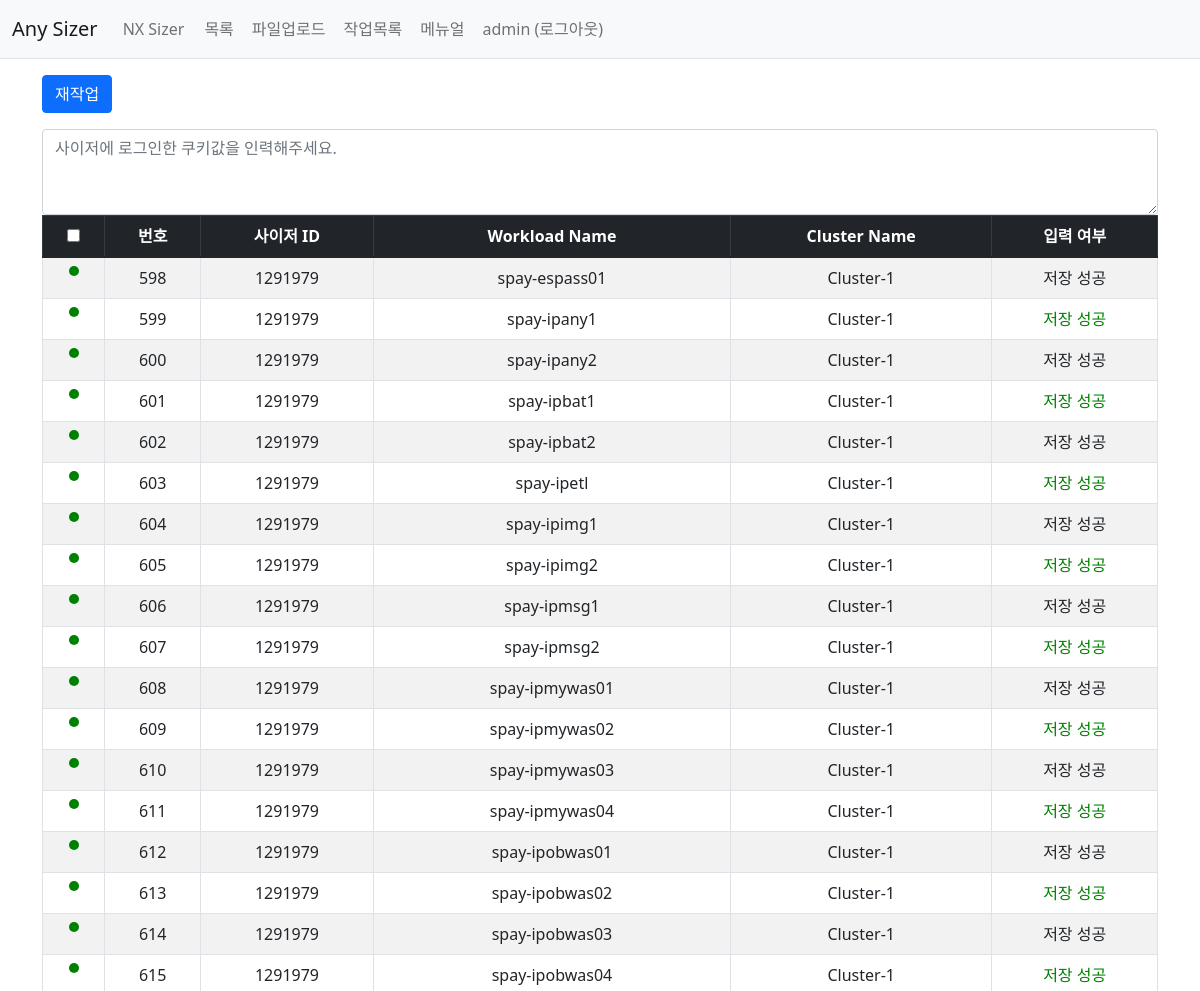
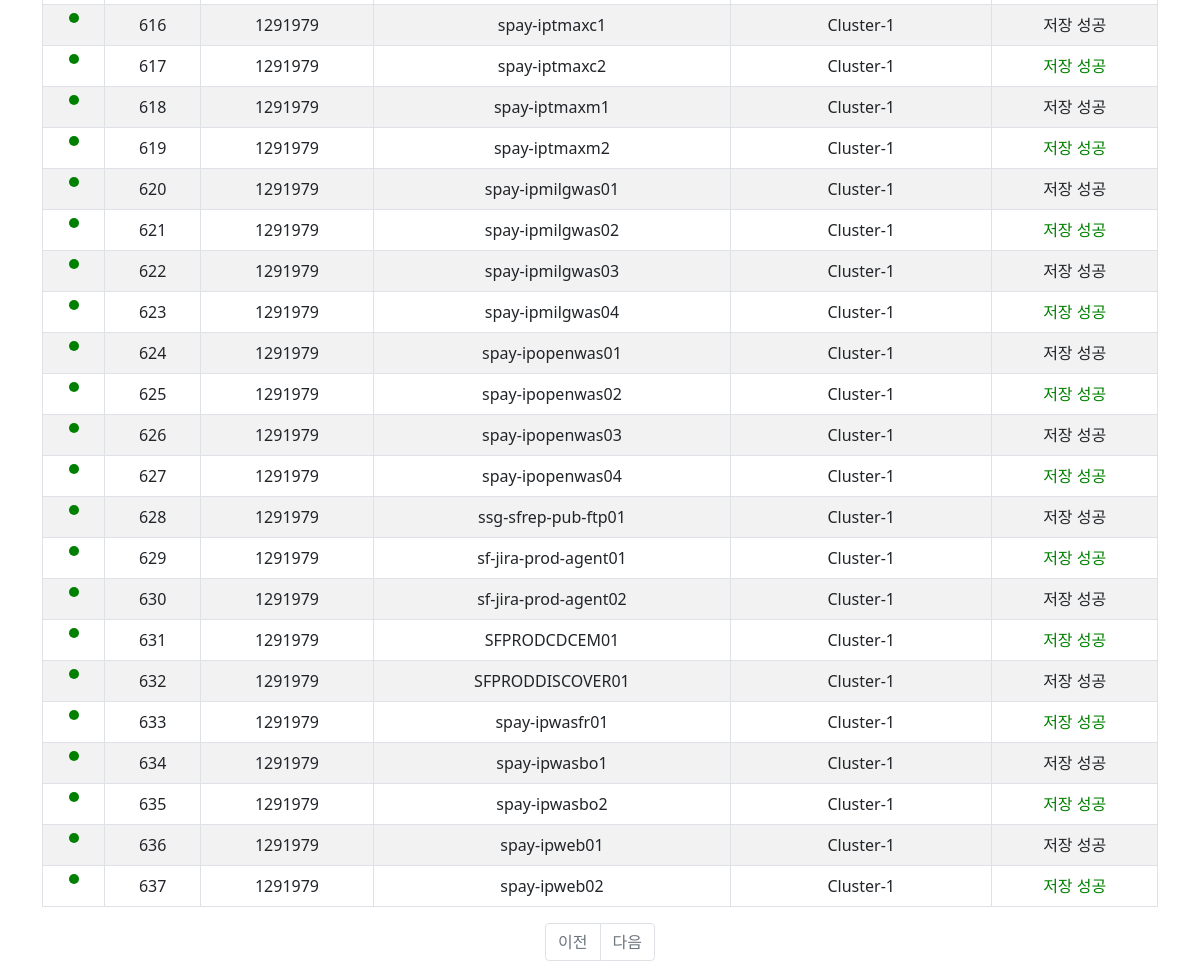
The app's page /sizer/tasklist/53/ (signed in) with its own data (2 pictures, top to bottom).
### sizer/models.py (models this page shows)
class excel_item(models.Model):
    sizerID = models.CharField(max_length=100)
    workload_name = models.CharField(max_length=100)
    cluster_name = models.CharField(max_length=100)
    vm_qty = models.IntegerField()
    vCpu = models.IntegerField()
    vcpu_pcore = models.IntegerField()
    memory = models.IntegerField()
    disk = models.IntegerField()
    upload_file_id = models.IntegerField(default=3)
    api_insert = models.CharField(max_length=100, default='')

### sizer/views.py (the view)
# urls.py: path('tasklist/<int:task_id>/', views.task_detail_list),
def task_detail_list(request, task_id):
    if not request.user.is_authenticated:
        return render(request, 'common/login.html')
    curuser = request.user
    tasklist_data = task_table.objects.get(id=task_id)
    upload_file_id = tasklist_data.upload_file_id
    detail_excelitem = excel_item.objects.filter(upload_file_id=upload_file_id)
    page = request.GET.get('page', '1')  # 페이지
    paginator = Paginator(detail_excelitem, 50)  # 페이지당 10개씩 보여주기
    page_obj = paginator.get_page(page)
    context = {'tasklist':page_obj, 'cru_User':curuser}
    return render(request, 'sizer/task_detail.html', context)

### templates/sizer/task_detail.html (shortened to what this page needs)
{% extends 'start.html' %}
{% block content %}
{% load static %}
<div class="container my-3">
    <button id="delete-selected" class="btn btn-primary">재작업</button></br>
    <textarea name="cookies_val" class="form-control mt-3" rows="3" placeholder="사이저에 로그인한 쿠키값을 인력해주세요."></textarea>
    <table class="table table-striped table-hover table-bordered">
        <thead>
            <tr class="table-dark">
                <th><input type="checkbox" id="checkboxh" name="checkboxh"></th>
                <th>번호</th>
                <th>사이저 ID</th>
                <th>Workload Name</th>
                <th>Cluster Name</th>
                <th>입력 여부</th>
            </tr>
        </thead>
        <tbody>
            {% for upfile in tasklist %}
            <tr>
                <td align="Center">
                    {% if upfile.api_insert == '저장 성공' %}
                        <div class="circle"></div>
                    {% else %}
                        <input class="checkbox-item" type="checkbox" id="{{ upfile.id }}" name="checkbox1"></td>
                    {% endif %}
                <td align="Center">{{ upfile.id }}</td>
                <td align="Center">{{ upfile.sizerID }}</td>
                <td align="Center">{{ upfile.workload_name }}</td>
                <td align="Center">{{ upfile.cluster_name }}</td>
                {% if upfile.api_insert == '저장 성공' %}
                    <td align="Center" class="data-process-1">{{ upfile.api_insert }}</td>
                {% else %}
                    <td align="Center" class="data-process-0">{{ upfile.api_insert }}</td>
                {% endif %}
            </tr>
            {% endfor %}
        </tbody>
    </table>
    <ul class="pagination justify-content-center">
        {% if uplist.has_previous %}
        <li class="page-item">
            <a class="page-link" href="?page={{ uplist.previous_page_number }}">이전</a>
        </li>
        {% else %}
        <li class="page-item disabled">
            <a class="page-link" tabindex="-1" aria-disabled="true" href="#">이전</a>
        </li>
        {% endif %}
        {% if uplist.has_next %}
        <li class="page-item">
            <a class="page-link" href="?page={{ uplist.next_page_number }}">다음</a>
        </li>
        {% else %}
        <li class="page-item disabled">
            <a class="page-link" tabindex="-1" aria-disabled="true" href="#">다음</a>
        </li>
        {% endif %}
    </ul>
</div>
{% endblock %}

### templates/start.html (shortened to what this page needs)
{% load static %}
<!doctype html>
<html lang="ko">
<head>
    <link rel="stylesheet" type="text/css" href="{% static 'bootstrap.min.css' %}">
    <link rel="stylesheet" type="text/css" href="{% static 'style.css' %}">
</head>
<body>
{% include "navbar.html" %}
<div>
{% block content %}
{% endblock %}
</div>
</body>
</html>

### templates/navbar.html (shortened to what this page needs)
<nav class="navbar navbar-expand-lg navbar-light bg-light border-bottom">
    <div class="container-fluid">
        {% if user.is_authenticated %}
        <a class="navbar-brand" href="{% url 'sizer:upload_list' %}">Any Sizer</a>
        {% else %}
        <a class="navbar-brand" href="{% url 'common:login' %}">Any Sizer</a>
        {% endif %}
        <div class="collapse navbar-collapse" id="navbarSupportedContent" width="100%">
            <ul class="navbar-nav me-auto mb-2 mb-lg-0" width="100%">
                <table>
                    <tr width="100%">
                        <td>
                            <li class="nav-item">
                                {% if user.is_authenticated %}
                                <a class="nav-link" target="_blank" onclick="nxsizer()">NX Sizer</a>
                                {% endif %}
                            </li>
                        </td>
                        <td>
                        </td>
                        <td>
                            <li class="nav-item">
                                {% if user.is_authenticated %}
                                    <a class="nav-link" href="{% url 'sizer:upload_list' %}">목록</a>
                                {% endif %}
                            </li>
                        </td>
                        <td>
                            <li class="nav-item">
                                {% if user.is_authenticated %}
                                    <a class="nav-link" href="{% url 'sizer:index' %}">파일업로드</a>
                                {% endif %}
                            </li>
                        </td>
                        <td>
                            <li class="nav-item">
                                {% if user.is_authenticated %}
                                    <a class="nav-link" href="{% url 'sizer:tasklist' %}">작업목록</a>
                                {% endif %}
                            </li>
                        </td>
                        <td>
                            <li class="nav-item">
                                {% if user.is_authenticated %}
                                    <a class="nav-link" href="{% url 'sizer:manual' %}">메뉴얼</a>
                                {% endif %}
                            </li>
                        </td>
                        <td>
                            <li class="nav-item">
                                {% if user.is_authenticated %}
                                    <a  class="nav-link" href="#" onclick="confirmLogout()">{{ user.username }} (로그아웃)</a>
                                {% endif %}
                            </li>
                        </td>
                    </tr>
                </table>
            </ul>
        </div>
    </div>
</nav>

### templates/navbar.html (style rules this page uses)
.nav-link { cursor: pointer; }

### templates/sizer/task_detail.html (style rules this page uses)
.data-process-1 { color: green; }
.table thead th { text-align: center; }
.circle { width: 10px; height: 10px; background-color: green; border-radius: 50%; }

### records on screen
excel_item: id "598", sizerID "1291979", workload_name "spay-espass01", cluster_name "Cluster-1", api_insert "저장 성공"
excel_item: id "599", sizerID "1291979", workload_name "spay-ipany1", cluster_name "Cluster-1", api_insert "저장 성공"
excel_item: id "600", sizerID "1291979", workload_name "spay-ipany2", cluster_name "Cluster-1", api_insert "저장 성공"
excel_item: id "601", sizerID "1291979", workload_name "spay-ipbat1", cluster_name "Cluster-1", api_insert "저장 성공"
excel_item: id "602", sizerID "1291979", workload_name "spay-ipbat2", cluster_name "Cluster-1", api_insert "저장 성공"
excel_item: id "603", sizerID "1291979", workload_name "spay-ipetl", cluster_name "Cluster-1", api_insert "저장 성공"
excel_item: id "604", sizerID "1291979", workload_name "spay-ipimg1", cluster_name "Cluster-1", api_insert "저장 성공"
excel_item: id "605", sizerID "1291979", workload_name "spay-ipimg2", cluster_name "Cluster-1", api_insert "저장 성공"
excel_item: id "606", sizerID "1291979", workload_name "spay-ipmsg1", cluster_name "Cluster-1", api_insert "저장 성공"
excel_item: id "607", sizerID "1291979", workload_name "spay-ipmsg2", cluster_name "Cluster-1", api_insert "저장 성공"
excel_item: id "608", sizerID "1291979", workload_name "spay-ipmywas01", cluster_name "Cluster-1", api_insert "저장 성공"
excel_item: id "609", sizerID "1291979", workload_name "spay-ipmywas02", cluster_name "Cluster-1", api_insert "저장 성공"
excel_item: id "610", sizerID "1291979", workload_name "spay-ipmywas03", cluster_name "Cluster-1", api_insert "저장 성공"
excel_item: id "611", sizerID "1291979", workload_name "spay-ipmywas04", cluster_name "Cluster-1", api_insert "저장 성공"
excel_item: id "612", sizerID "1291979", workload_name "spay-ipobwas01", cluster_name "Cluster-1", api_insert "저장 성공"
excel_item: id "613", sizerID "1291979", workload_name "spay-ipobwas02", cluster_name "Cluster-1", api_insert "저장 성공"
excel_item: id "614", sizerID "1291979", workload_name "spay-ipobwas03", cluster_name "Cluster-1", api_insert "저장 성공"
excel_item: id "615", sizerID "1291979", workload_name "spay-ipobwas04", cluster_name "Cluster-1", api_insert "저장 성공"
excel_item: id "616", sizerID "1291979", workload_name "spay-iptmaxc1", cluster_name "Cluster-1", api_insert "저장 성공"
excel_item: id "617", sizerID "1291979", workload_name "spay-iptmaxc2", cluster_name "Cluster-1", api_insert "저장 성공"
excel_item: id "618", sizerID "1291979", workload_name "spay-iptmaxm1", cluster_name "Cluster-1", api_insert "저장 성공"
excel_item: id "619", sizerID "1291979", workload_name "spay-iptmaxm2", cluster_name "Cluster-1", api_insert "저장 성공"
excel_item: id "620", sizerID "1291979", workload_name "spay-ipmilgwas01", cluster_name "Cluster-1", api_insert "저장 성공"
excel_item: id "621", sizerID "1291979", workload_name "spay-ipmilgwas02", cluster_name "Cluster-1", api_insert "저장 성공"
excel_item: id "622", sizerID "1291979", workload_name "spay-ipmilgwas03", cluster_name "Cluster-1", api_insert "저장 성공"
excel_item: id "623", sizerID "1291979", workload_name "spay-ipmilgwas04", cluster_name "Cluster-1", api_insert "저장 성공"
excel_item: id "624", sizerID "1291979", workload_name "spay-ipopenwas01", cluster_name "Cluster-1", api_insert "저장 성공"
excel_item: id "625", sizerID "1291979", workload_name "spay-ipopenwas02", cluster_name "Cluster-1", api_insert "저장 성공"
excel_item: id "626", sizerID "1291979", workload_name "spay-ipopenwas03", cluster_name "Cluster-1", api_insert "저장 성공"
excel_item: id "627", sizerID "1291979", workload_name "spay-ipopenwas04", cluster_name "Cluster-1", api_insert "저장 성공"
excel_item: id "628", sizerID "1291979", workload_name "ssg-sfrep-pub-ftp01", cluster_name "Cluster-1", api_insert "저장 성공"
excel_item: id "629", sizerID "1291979", workload_name "sf-jira-prod-agent01", cluster_name "Cluster-1", api_insert "저장 성공"
excel_item: id "630", sizerID "1291979", workload_name "sf-jira-prod-agent02", cluster_name "Cluster-1", api_insert "저장 성공"
excel_item: id "631", sizerID "1291979", workload_name "SFPRODCDCEM01", cluster_name "Cluster-1", api_insert "저장 성공"
excel_item: id "632", sizerID "1291979", workload_name "SFPRODDISCOVER01", cluster_name "Cluster-1", api_insert "저장 성공"
excel_item: id "633", sizerID "1291979", workload_name "spay-ipwasfr01", cluster_name "Cluster-1", api_insert "저장 성공"
excel_item: id "634", sizerID "1291979", workload_name "spay-ipwasbo1", cluster_name "Cluster-1", api_insert "저장 성공"
excel_item: id "635", sizerID "1291979", workload_name "spay-ipwasbo2", cluster_name "Cluster-1", api_insert "저장 성공"
excel_item: id "636", sizerID "1291979", workload_name "spay-ipweb01", cluster_name "Cluster-1", api_insert "저장 성공"
excel_item: id "637", sizerID "1291979", workload_name "spay-ipweb02", cluster_name "Cluster-1", api_insert "저장 성공"

### other values on screen
{{ user.username }} "admin"
